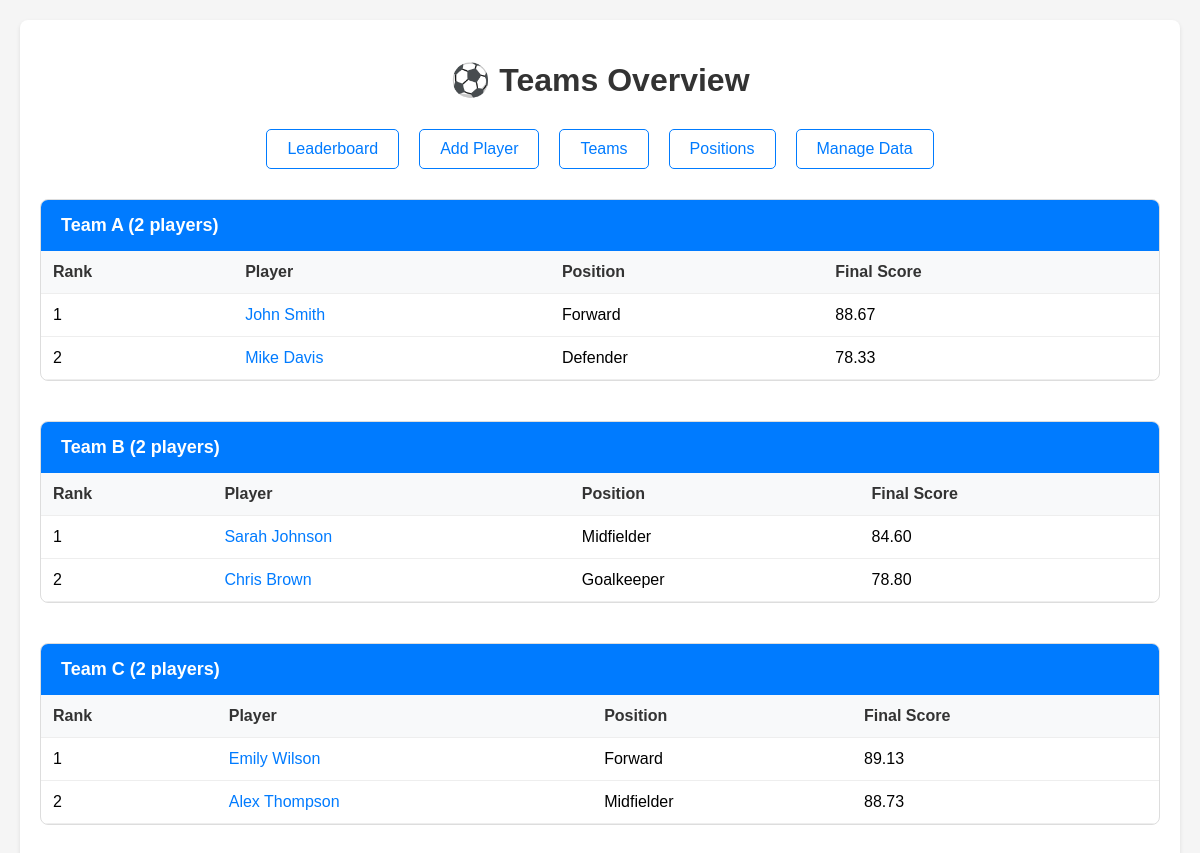
The page /teams on the database its author committed.
### tables this page shows
CREATE TABLE players (
                    id INTEGER PRIMARY KEY AUTOINCREMENT,
                    name TEXT UNIQUE NOT NULL,
                    team TEXT NOT NULL,
                    position TEXT NOT NULL,
                    scores TEXT NOT NULL,
                    final_score REAL DEFAULT 0.0
                , is_on_my_team BOOLEAN DEFAULT 0);

### app.py (the view)
@app.route('/teams')
def teams():
    all_players = fantasy_app.db.get_all_players()
    teams_dict = {}
    for player in all_players:
        player.final_score = fantasy_app.calculator.calculate_weighted_score(player.scores)
        if player.team not in teams_dict:
            teams_dict[player.team] = []
        teams_dict[player.team].append(player)
    for team in teams_dict:
        teams_dict[team].sort(key=lambda p: p.final_score, reverse=True)
    return render_template('teams.html', teams=teams_dict)

### database.py (called while the page is built)
    def get_all_players(self):
        with sqlite3.connect(self.db_path) as conn:
            cursor = conn.cursor()
            cursor.execute('SELECT name, team, position, scores, is_on_my_team FROM players')
            rows = cursor.fetchall()
            players = []
            for row in rows:
                name, team, position, scores_json, is_on_my_team = row
                scores = json.loads(scores_json)
                player = Player(name, team, position, scores, bool(is_on_my_team))
                players.append(player)
            return players

### scoring.py (called while the page is built)
    def calculate_weighted_score(self, scores):
        if not scores:
            return 0.0
        n = len(scores)
        weighted_sum = sum(score * (i + 1) for i, score in enumerate(scores))
        weight_sum = sum(range(1, n + 1))
        return weighted_sum / weight_sum if weight_sum > 0 else 0.0

### templates/teams.html (shortened to what this page needs)
<!DOCTYPE html>
<html lang="en">
<head>
</head>
<body>
    <div class="container">
        <h1>⚽ Teams Overview</h1>
        <div class="nav">
            <a href="{{ url_for('index') }}">Leaderboard</a>
            <a href="{{ url_for('add_player') }}">Add Player</a>
            <a href="{{ url_for('teams') }}">Teams</a>
            <a href="{{ url_for('positions') }}">Positions</a>
            <a href="{{ url_for('manage_data') }}">Manage Data</a>
        </div>
        {% for team_name, players in teams.items() %}
        <div class="team-section">
            <div class="team-header">
                {{ team_name }} ({{ players|length }} players)
            </div>
            <div class="team-players">
                <table>
                    <thead>
                        <tr>
                            <th>Rank</th>
                            <th>Player</th>
                            <th>Position</th>
                            <th>Final Score</th>
                        </tr>
                    </thead>
                    <tbody>
                        {% for player in players %}
                        <tr>
                            <td>{{ loop.index }}</td>
                            <td>
                                <a href="{{ url_for('player_detail', player_name=player.name) }}" class="player-link">
                                    {{ player.name }}
                                </a>
                            </td>
                            <td>{{ player.position }}</td>
                            <td>{{ "%.2f"|format(player.final_score) }}</td>
                        </tr>
                        {% endfor %}
                    </tbody>
                </table>
            </div>
        </div>
        {% endfor %}
    </div>
</body>
</html>

### templates/teams.html (style rules this page uses)
body { font-family: Arial, sans-serif; margin: 0; padding: 20px; background-color: #f5f5f5; }
.container { max-width: 1200px; margin: 0 auto; background-color: white; padding: 20px; border-radius: 8px; box-shadow: 0 2px 4px rgba(0,0,0,0.1); }
h1 { color: #333; text-align: center; margin-bottom: 30px; }
.nav { display: flex; justify-content: center; gap: 20px; margin-bottom: 30px; }
.nav a { text-decoration: none; color: #007bff; padding: 10px 20px; border-radius: 5px; border: 1px solid #007bff; }
.team-section { margin-bottom: 40px; border: 1px solid #ddd; border-radius: 8px; overflow: hidden; }
.team-header { background-color: #007bff; color: white; padding: 15px 20px; font-size: 18px; font-weight: bold; }
.team-players { padding: 0; }
table { width: 100%; border-collapse: collapse; }
th, td { padding: 12px; text-align: left; border-bottom: 1px solid #eee; }
th { background-color: #f8f9fa; color: #333; font-weight: bold; }
.player-link { color: #007bff; text-decoration: none; }

### rows shown on the page
players: team "Team A", players "2", name "John Smith", position "Forward", final_score "88.67"
players: name "Mike Davis", position "Defender", final_score "78.33"
players: team "Team B", players "2", name "Sarah Johnson", position "Midfielder", final_score "84.60"
players: name "Chris Brown", position "Goalkeeper", final_score "78.80"
players: team "Team C", players "2", name "Emily Wilson", position "Forward", final_score "89.13"
players: name "Alex Thompson", position "Midfielder", final_score "88.73"
